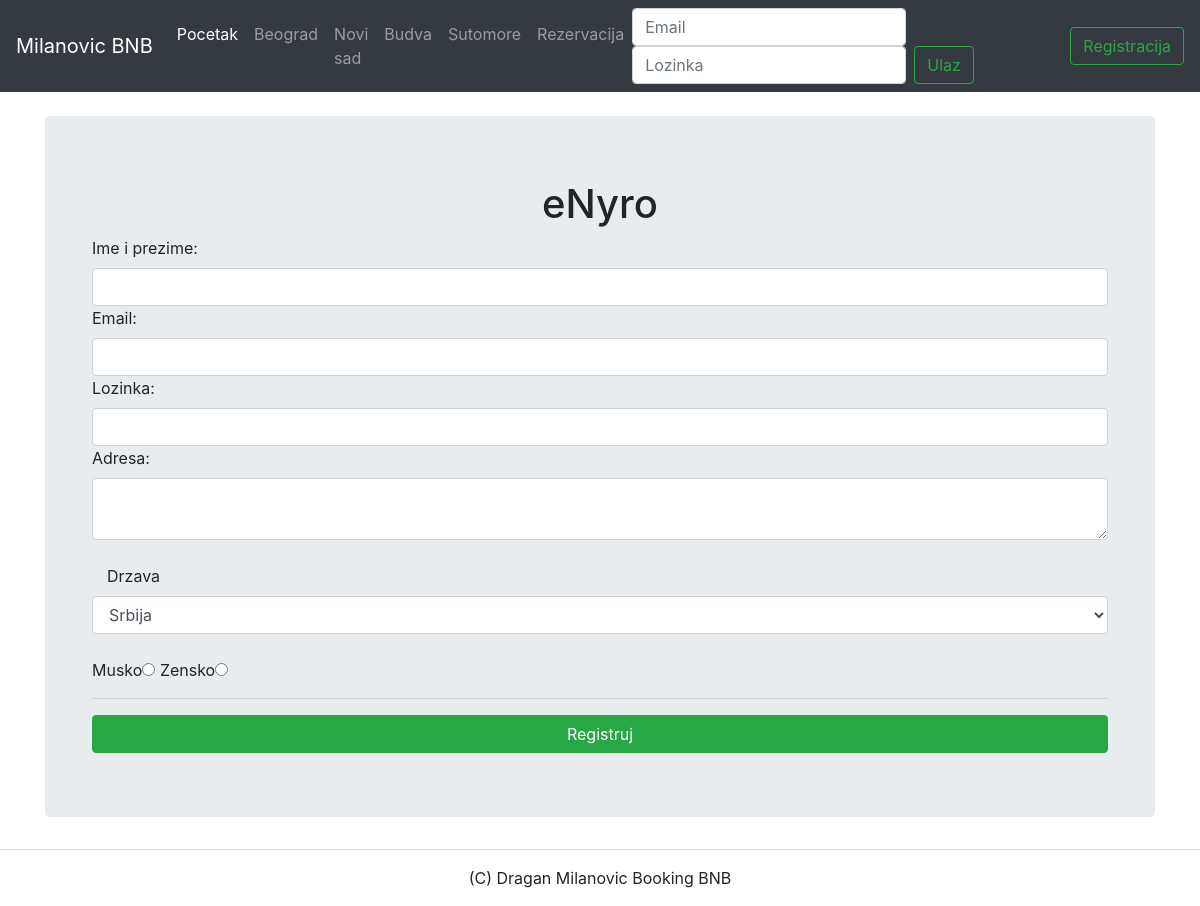
Screenshot of /registracija.php with the database file from the repository.
### tables this page shows
CREATE TABLE IF NOT EXISTS `grad` (
  `id` int(11) NOT NULL AUTO_INCREMENT,
  `naziv` text NOT NULL,
  `br_prodatih` int(11) NOT NULL,
  `broj_stanje` int(11) NOT NULL,
  `drzava` int(11) NOT NULL,
  PRIMARY KEY (`id`),
  UNIQUE KEY `id` (`id`),
  KEY `fk_iz_drzave` (`drzava`)
);

### model/db.php (called while the page is built, shortened)
<?php
class MySQL_I_Connection implements IConnection{
    private $link;
    public function __construct() {
        $this->link = null;
    }
    public function query($query) {
        return $this->link->query($query);
    }
    public function open() {
        $this->link = new mysqli('localhost', 'root', '', 'enyro');
        mysqli_set_charset($this->link,"utf8");
	   return true;
    }
}
function getConnection(){
	return new MySQL_I_Connection();
}
?>

### model/grad.php (called while the page is built, shortened)
<?php
require_once 'db.php';
class grad
{
    public static function dajGradove(){
        $con = getConnection();
        $con->open();
        if (!$r = $con->query("SELECT * FROM grad ")) {
            $con->close();
            return false;
        } else {
            return $r;
        }
    }
}

### model/drzava.php (called while the page is built, shortened)
<?php
require_once 'db.php';
class Drzava {
    public static function dajDrzave(){
    	$con = getConnection();
        $con->open();
        if (!$r = $con->query("SELECT * FROM drzava ")) {
            $con->close();
            return false;
        } else {
            return $r;
        }
    }
}

### registracija.php (the view, shortened to what this page needs)
<?php require 'header.php'; ?>
<div class="container">
    <div class="page-header text-center">
        <h1>eNyro</h1>
    </div>
                            <form method="post" action = "controller/registracija">
                            <label for="kolicina">Ime i prezime:</label>
                            <br/> <input class="form-control" type="text" id="ime" name="ime" class="required input_field" required />
                            <label for="email">Email:</label> <br/>
                            <input class="form-control" type="email" required class="validate-email required input_field" name="email" id="email" />
                            <label for="subject">Lozinka:</label><br/>
                            <input class="form-control" type="password" class="validate-subject required input_field" name="password" id="password" required/>
                            <label for="text">Adresa:</label><br/>
                            <textarea class="form-control" id="adresa" name="adresa" rows="0" cols="0" required class="required"></textarea>
                            <br/>
                            <label class="col-sm-1 control-label" for="drzava">Drzava</label>
                            <select id="drzava" name="drzava" class="form-control">
                            <?php
                            $drzave = Drzava::dajDrzave();
                            while($drzava = $drzave->fetch_object()) { ?>
                                 <option value="<?php echo $drzava->id; ?>" ><?php echo $drzava->naziv; ?></option>
                            <?php } ?>
                            </select>
                            <br/>
                            Musko<input type="radio" name="pol" value="1" />  Zensko<input  type="radio" name="pol" value="0" />
                            <hr>
                            <input class="btn btn-success btn-block" type="submit" value="Registruj" id="registruj" name="registruj" class="submit_btn float_l" />
                        </form>
</div>
<?php require 'footer.php'; ?>

### menu.php (shortened to what this page needs)
<nav class="navbar navbar-expand-md navbar-dark bg-dark mb-4">
    <a class="navbar-brand" href="index.php">Milanovic BNB</a>
    <div class="collapse navbar-collapse" id="navbarCollapse">
        <ul class="navbar-nav mr-auto">
            <li class="nav-item active">
                <a class="nav-link" href="index.php">Pocetak <span class="sr-only">(current)</span></a>
            </li>
                <?php
                $gradovi = grad::dajGradove();
                while($grad = $gradovi->fetch_object()) { ?>
                    <li class="nav-item">
                        <a class="nav-link" href="apartmani_gradovi.php?id=<?php echo $grad->id; ?>"> <?php echo $grad->naziv; ?> </a>
                    </li>
                <?php } ?>
                <li class="nav-item">
                    <a class="nav-link" href="rezervacija.php">Rezervacija</a>
                </li>
            <?php if(isSet($_SESSION['email'])) { ?>
                <li class="nav-item">
                    <a class="nav-link" href="rezervacije.php">Moje rezervacije</a>
                </li>
                <?php if($_SESSION['nivo'] > 0) { ?>
                    <li class="nav-item dropdown">
                        <a class="nav-link dropdown-toggle" href="#" id="dropdown01" data-toggle="dropdown" aria-haspopup="true" aria-expanded="false">Administracija</a>
                        <div class="dropdown-menu" aria-labelledby="dropdown01">
                            <a class="dropdown-item" href="apartmani.php">apartmani</a>
                            <a class="dropdown-item" href="rezervacije.php">rezervacije</a>
                            <a class="dropdown-item" href="gosti.php">gosti</a>
                            <a class="dropdown-item" href="drzave.php">Drzave</a>
                            <a class="dropdown-item" href="statistika_apartmani.php">Stanje rezervacija</a>
                            <a class="dropdown-item" href="statistika_gosti.php">Mapa gosta</a>
                        </div>
                    </li>
                <?php } ?>
                <li class="nav-item">
                    <a class="nav-link"  href="controller/logout">Logout</a>
                </li>
            <?php } else { ?>
        </ul>
                <form class="form-inline mt-2 mt-md-0" action="controller/logovanje" method="post" >
                    <input class="form-control mr-sm-2" type="email" placeholder="Email" name="email" aria-label="Email" required>
                    <input class="form-control mr-sm-2" type="password" placeholder="Lozinka" name="password" aria-label="Lozinka" required>
                    <input class="btn btn-outline-success my-2 my-sm-0" type="submit" value="Ulaz">
                </form>
        <a href="registracija.php" class="btn btn-outline-success my-2 my-sm-0">Registracija</a>
            <?php } ?>
    </div>
</nav>

### rows the page displays
grad: naziv "Beograd"
grad: naziv "Novi sad"
grad: naziv "Budva"
grad: naziv "Sutomore"

### other values shown
form field drzava "Srbija"
